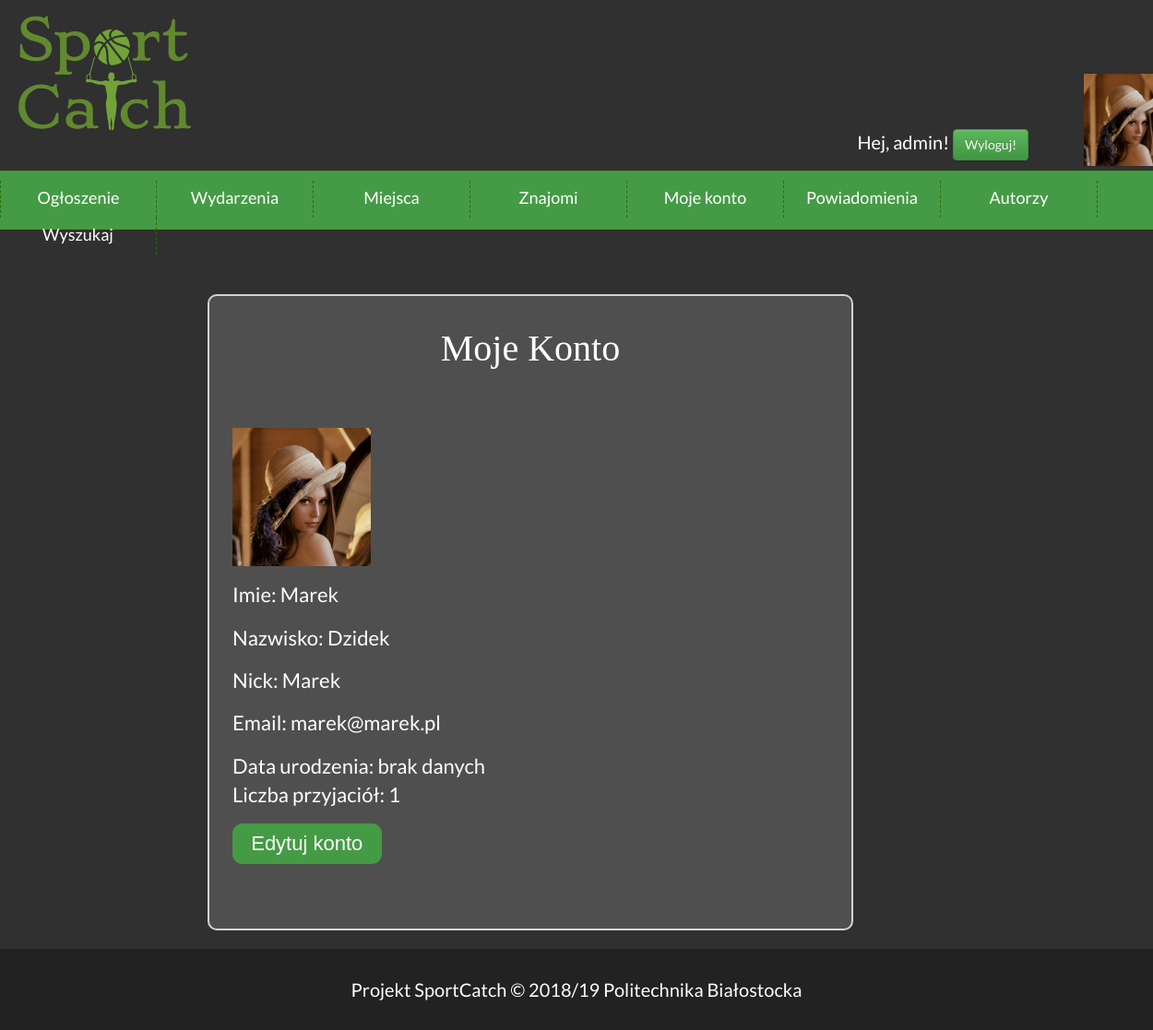
/account/account_info/3 (signed in), run on the app's committed database.
### account/models.py (models this page shows, shortened)
class Profile(models.Model):
    user = models.OneToOneField(settings.AUTH_USER_MODEL, on_delete=models.CASCADE)
    date_of_birth = models.DateField(blank=True, null=True)
    photo = models.ImageField(upload_to='profile_image', blank=True)
    friends=models.ManyToManyField("self",related_name="friends")
    rate=models.IntegerField(default=0)

### account/views.py (the view)
# urls.py: path('account_info/<int:pk>',views.other_account_info,name='other_account_info'),
def other_account_info(request, pk):
	u = User.objects.get(pk=pk)
	user = Profile.objects.get(user=u)
	return render(request, 'account/account_info.html', {'user': user})

### account/templates/account/account_info.html
{% extends "Base.html" %}
{% block content %}
<div class="infoView">
   <h1>Moje Konto</h1>
    <span><img  height="150" src="{{user.photo.url}}"/></span>
    <div class="informacja"></div>
    <div class="informacja"> Imie: {{user.user.first_name}} </div>
    <div class="informacja"> Nazwisko: {{user.user.last_name}} </div>
    <div class="informacja"> Nick: {{user.user.username}} </div>
    <div class="informacja"> Email: {{user.user.email}} </div>
    <div class="informacja">Data urodzenia:
        {% if user.date_of_birth %}
         {{user.date_of_birth}} </div>
        {% else %}
        brak danych
        {% endif %}
    <div class="informacja">Liczba przyjaciół:
        {% if user.friends.all %}
        {{user.friends.all|length}}
        {% else %}
        0
        {% endif %}
    </div>
    <a href = "edit"><button class="infoBtn">Edytuj konto</button></a>
</div>
</div>
{% endblock content %}

### event/templates/Base.html (shortened to what this page needs)
<!DOCTYPE HTML>
<html lang="pl">
<head>
	<link rel="stylesheet" href="https://maxcdn.bootstrapcdn.com/bootstrap/3.3.7/css/bootstrap.min.css">
	<link rel="stylesheet" href="https://maxcdn.bootstrapcdn.com/bootstrap/3.3.7/css/bootstrap-theme.min.css">
	<link href="/static/style.css" rel="stylesheet" type="text/css" />
	<link href="css/fontello.css" rel="stylesheet" type="text/css" />
</head>
<body>
	<div class="wrapper">
		<div class="header">
			<div class="logo">
				<a  href="{% url 'index' %}"><img src="/static/images/sportcatch.svg"/></a>
			</div>
		</div>
		<div class="login" >
		{% if request.user.is_authenticated%}
			<p>
			Hej, {{ request.user.username }}!
			<a href="{% url 'logout' %}" class="btn btn-success">
                Wyloguj!
                 </a>
			</p>
			{% if user.photo %}
		<img   height="100" src="{{user.photo.url}}"/>
			{%endif%}
		{% else %}
			<div style="margin-top:60px;">
			<a  href="{% url 'login'%}?next={{ request.path|urlencode }}" class="btn btn-success">Zaloguj się</a>
			<span >lub</span>
			<a href="{% url 'register' %}"  class="btn btn-danger">Zarejestruj się</a>
				</div>
			{% endif %}
		</div>
		<div class="nav">
			<ol>
				<li><span>Ogłoszenie</span>
				</li>
				<li><span>Wydarzenia</span>
				</li>
				<li><span>Miejsca</span>
				</li>
				{% if request.user.is_authenticated%}
				<li><a href="#">Znajomi</a>
				</li>
				{%endif%}
				{% if request.user.is_authenticated%}
				<li><a href="{% url 'my_account' %}">Moje konto</a></li>
				<li>{% if request.session.new_notifications != null %}
					<a href="{% url 'get_notifications'%}">{{request.session.new_notifications}}</a>
					{% else %}
					<a href="{% url 'get_notifications'%}">Powiadomienia</a>
					{% endif %}
				</li>
				{%endif%}
				<li><a href="#">Autorzy</a></li>
				<li><a href="{%url 'searching' %}">Wyszukaj</a></li>
			</ol>
		</div>
		<div class="content">
			{% block content %}{% endblock content %}
		</div>
		<div class="footer">Projekt SportCatch &copy; 2018/19 Politechnika Białostocka</div>
	</div>
</body>
</html>

### event/static/style.css (style rules this page uses)
body { background-color: #303030; color: #ffffff; font-family: 'Lato', sans-serif; font-size: 20px; margin: 0 !important; }
.infoBtn { width:25%; padding: 0 16px; height: 44px; text-align: center; box-sizing: border-box; outline: none; border:none; font-family: "montserrat",sans-serif; transition: 0.8s; margin-bottom: 30px; background: #459b45; color:#FFF; border-radius: 11px; cursor:pointer; transition: 0.8s; }
.infoView { position:relative; left:10%; margin-top:50px; border: 2px solid Lightgray; border-radius:10px; width:700px; padding:25px; background: rgba(255,255,255,.15); }
.infoView h1 { margin-top:10px; font-family: 'Permanent Marker',cursive; color:#FFF; margin-bottom:10%; font-size: 40px; text-align:center; }
.informacja { font-size: 22px; padding-bottom:15px; }
.wrapper { width: 100%; }
.header { width:100%; padding: 0 0 80px; }
.login { position:relative; height:100px; width: 400px; top:0%; left:70%; margin-bottom: 5px; }
.login img { position:absolute; right:0%; top:0%; }
.login p { margin-top:60px; position:absolute; right:40%; }
.logo { width: 450px; font-size: 48px; margin-left: 10px; margin-top: 10px; margin-right: auto; float: left; }
.logo img { height:150px; }
.nav { width: 100%; padding: 10px 0; background-color: #459b45; text-align: center; border-top: 1px solid #46981F; border-bottom: 1px solid #46981F; }
.content { margin-top: 10px; margin-bottom: 10px; width: 1000px; margin-left: auto; margin-right: auto; text-align: justify; padding-top: 10px; min-height: 460px; }
.footer { text-align: center; background-color: #222222; padding: 30px; margin-top: 20px; }
ol { padding: 0; margin: 0; list-style-type: none; font-size: 18px; height: 35px; line-height: 200%; display: inline-block; }
ol a { color: #ffffff; text-decoration: none; display: block; }
ol > li { float: left; width: 170px; height: 40px; border-right: 1px dashed #296D09; transition: 0.3s; }
ol > li:first-child { border-left: 1px dashed #296D09; }

### data on the page
Profile: photo (picture), user.first_name "Marek", user.last_name "Dzidek", user.username "Marek", user.email "marek@marek.pl", friends.all|length "1"

### other printed values
{{ request.user.username }} "admin"
